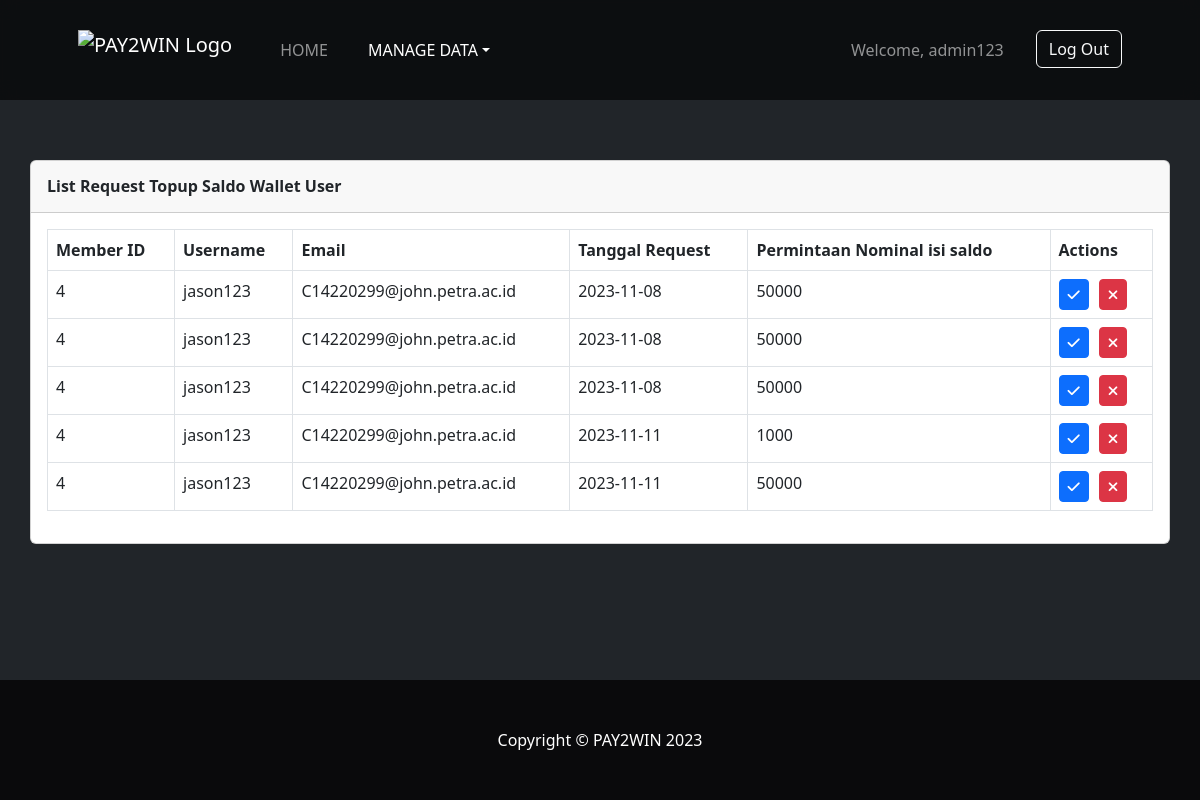
Page /manage_user.php (signed in) on the earlier database version.
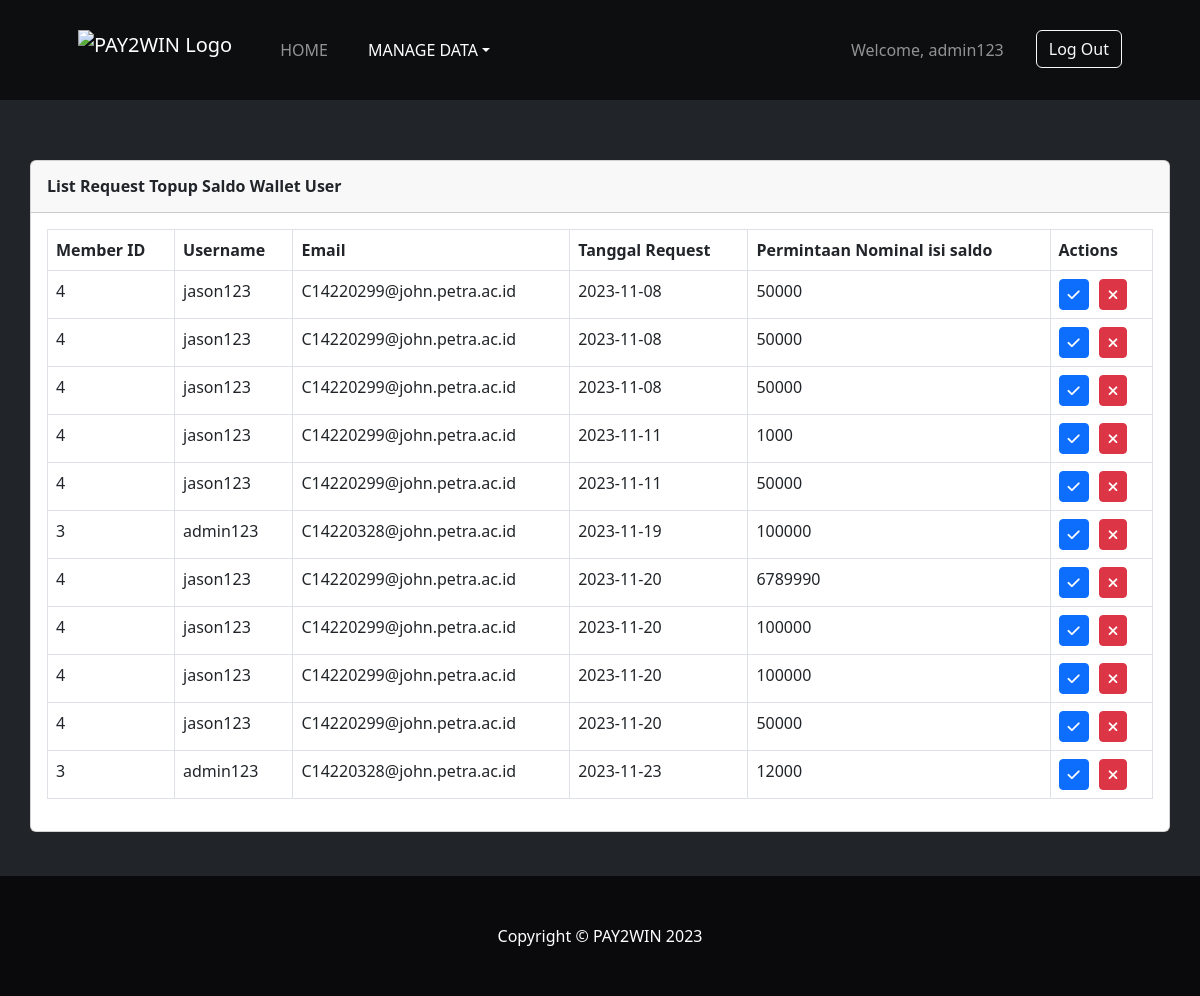
Same page on the later database version.
### tables this page shows
CREATE TABLE `history_isi_saldo` (
  `history_id` int(11) NOT NULL,
  `nominal_isi_saldo` int(11) NOT NULL,
  `tanggal_request` date NOT NULL,
  `member_id` int(11) DEFAULT NULL,
  `status_isi_saldo` int(11) NOT NULL DEFAULT 0
);

CREATE TABLE `users` (
  `member_id` int(11) NOT NULL,
  `email` varchar(30) NOT NULL,
  `password` varchar(25) NOT NULL,
  `no_telepon` varchar(25) NOT NULL,
  `username` varchar(20) NOT NULL,
  `saldo` int(100) NOT NULL,
  `admin_access` int(1) DEFAULT NULL
);

### manage_user.php (the view, shortened to what the changed rows need)
<?php
include 'db_conn.php';
$stmt = $pdo->query(
    "SELECT h.history_id, u.member_id, u.username, u.email, h.tanggal_request, h.nominal_isi_saldo
    FROM users u
    JOIN history_isi_saldo h
    ON u.member_id = h.member_id WHERE h.status_isi_saldo = 0;"
);
$rows = $stmt->fetchAll(PDO::FETCH_ASSOC);
?>
<!DOCTYPE html>
<html lang="en">
<head>
    <link rel="stylesheet" href="https://cdnjs.cloudflare.com/ajax/libs/twitter-bootstrap/5.3.0/css/bootstrap.min.css">
    <link rel="stylesheet" href="https://cdn.datatables.net/1.13.6/css/dataTables.bootstrap5.min.css">
</head>
<body class="bg-dark">
    <div id="wrapper">
        <div id="content-wrapper" class="d-flex flex-column">
            <div id="content">
                <div class="container" style="padding: 160px 0 20px 0;">
                    <div class="card mb-4">
                        <div class="card-body">
                            <div class="table-responsive">
                                <table class="table table-bordered" id="dataTable" width="100%" cellspacing="0">
                                    <thead>
                                        <tr>
                                            <th>Member ID</th>
                                            <th>Username</th>
                                            <th>Email</th>
                                            <th>Tanggal Request</th>
                                            <th>Permintaan Nominal isi saldo</th>
                                            <th>Actions</th>
                                        </tr>
                                    </thead>
                                    <tbody>
                                        <?php
                                        foreach ($rows as $row) {
                                            $historyId = $row["history_id"];
                                            $member_id = $row["member_id"];
                                            $username = $row["username"];
                                            $email = $row["email"];
                                            $tanggal_request = $row["tanggal_request"];
                                            $nominal_isi_saldo = $row["nominal_isi_saldo"];
                                            echo "<tr>";
                                            echo "<td>$member_id</td>";
                                            echo "<td>$username</td>";
                                            echo "<td>$email</td>";
                                            echo "<td>$tanggal_request</td>";
                                            echo "<td>$nominal_isi_saldo</td>";
                                            echo "<td><button class='acc-req-btn btn btn-primary btn-sm' data-history-id='$historyId' data-id='$member_id' data-nominal-isi-saldo='$nominal_isi_saldo'><i class='fa-solid fa-check'></i></button>";
                                            echo "<button class='dec-req-btn btn btn-danger btn-sm' data-history-id='$historyId' style='margin-left:10px;'><i class='fa-solid fa-xmark'></i></button></td>";
                                            echo "</tr>";
                                        }
                                        ?>
                                    </tbody>
                                </table>
                            </div>
                        </div>
                    </div>
                </div>
            </div>
        </div>
    </div>
</body>
</html>

Differences in the rows shown:
added history_isi_saldo: member.member_id "3", member.username "admin123", member.email "C14220328@john.petra.ac.id", tanggal_request "2023-11-19", nominal_isi_saldo "100000"
added history_isi_saldo: member.member_id "4", member.username "jason123", member.email "C14220299@john.petra.ac.id", tanggal_request "2023-11-20", nominal_isi_saldo "6789990"
added history_isi_saldo: member.member_id "4", member.username "jason123", member.email "C14220299@john.petra.ac.id", tanggal_request "2023-11-20", nominal_isi_saldo "100000"
added history_isi_saldo: member.member_id "4", member.username "jason123", member.email "C14220299@john.petra.ac.id", tanggal_request "2023-11-20", nominal_isi_saldo "100000"
added history_isi_saldo: member.member_id "4", member.username "jason123", member.email "C14220299@john.petra.ac.id", tanggal_request "2023-11-20", nominal_isi_saldo "50000"
added history_isi_saldo: member.member_id "3", member.username "admin123", member.email "C14220328@john.petra.ac.id", tanggal_request "2023-11-23", nominal_isi_saldo "12000"
